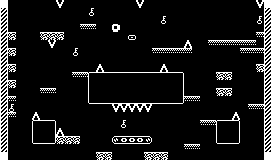

The image is a tile-based game level rendered from a .tmx file. Its description and source (layers, tilesets, objects; grid data summarised) follow:
An orthogonal 34x20 tile map with 8x8 px tiles, 2 tile layers (Tile Layer 1, background) and 5 objects (1, 10, 3, 11, 16).

<map version="1.0" orientation="orthogonal" renderorder="right-down" width="34" height="20" tilewidth="8" tileheight="8" nextobjectid="25">
 <properties>
  <property name="color1" value="9" />
  <property name="color2" value="82" />
  <property name="emmitercolor" value="141" />
  <property name="enemycolor" value="116" />
  <property name="hudcolor" value="116" />
  <property name="music" value="3" />
  <property name="name" value="menu" />
  <property name="tilecolor" value="108" />
  <property name="upsidedown" value="0" />
 </properties>
 <tileset firstgid="1" name="tileset" tilewidth="8" tileheight="8">
  <image source="tileset.png" width="160" height="200" />
 </tileset>
 <layer name="Tile Layer 1" width="34" height="20">
  <properties>
   <property name="texture" value="tileset" />
  </properties>
  <data>[680 cells, 152 non-empty, 20 distinct tile ids]</data>
 </layer>
 <objectgroup name="enemy">
  <properties>
   <property name="_type" value="1" />
   <property name="sizex" value="16" />
   <property name="sizey" value="16" />
   <property name="speedx" value="10" />
   <property name="speedy" value="20" />
   <property name="texture" value="enemies_16x16" />
  </properties>
  <object id="12" type="1" x="236" y="58">
   <properties>
    <property name="adelay" value="400" />
    <property name="areverse" value="0" />
    <property name="offset" value="60" />
   </properties>
   <polyline points="-24,-26 16,-26" />
  </object>
  <object id="13" type="10" x="32" y="64">
   <polyline points="0,0 0,-48" />
  </object>
  <object id="16" type="3" x="128" y="170">
   <properties>
    <property name="adelay" value="400" />
    <property name="areverse" value="0" />
    <property name="offset" value="60" />
   </properties>
   <polyline points="-24,-26 28,-26" />
  </object>
  <object id="17" type="11" x="240" y="112">
   <polyline points="0,0 0,-48" />
  </object>
 </objectgroup>
 <objectgroup name="Copy of enemy">
  <properties>
   <property name="_type" value="1" />
   <property name="sizex" value="32" />
   <property name="sizey" value="32" />
   <property name="speedx" value="10" />
   <property name="speedy" value="20" />
   <property name="texture" value="enemies_32x32" />
  </properties>
  <object id="24" type="16" x="174" y="58">
   <properties>
    <property name="adelay" value="400" />
    <property name="areverse" value="0" />
    <property name="offset" value="60" />
   </properties>
   <polyline points="-14,-26 10,-26" />
  </object>
 </objectgroup>
 <layer name="background" width="34" height="20">
  <properties>
   <property name="texture" value="tileset" />
  </properties>
  <data>[680 cells, 11 non-empty, 1 distinct tile ids]</data>
 </layer>
</map>
